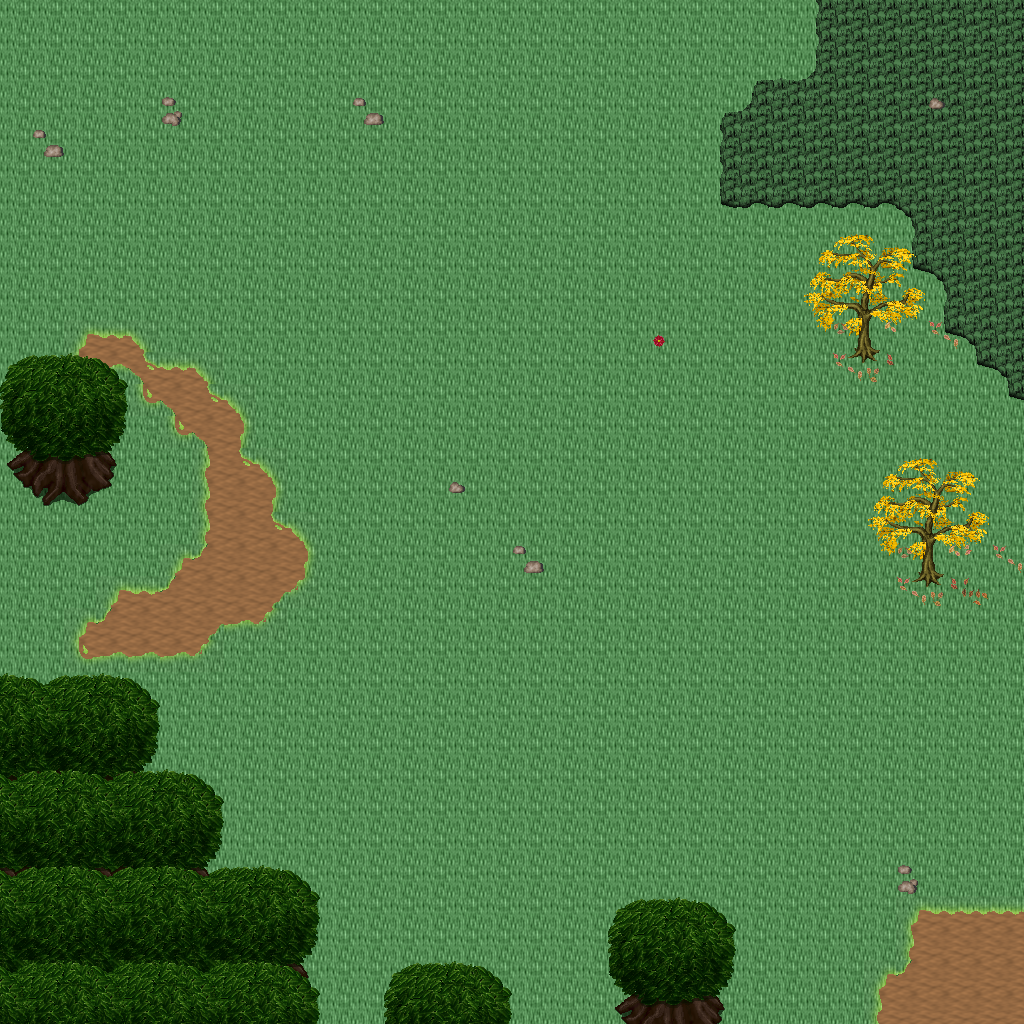

The image is a tile-based game level rendered from a .tmx file. Its description and source (layers, tilesets, objects; grid data summarised) follow:
An orthogonal 32x32 tile map with 32x32 px tiles, 5 tile layers (Ground, Objects, Objects2, Above, ...), 1 hidden layer not drawn, 24 tilesets.

<map version="1.10" tiledversion="1.11.0" orientation="orthogonal" renderorder="right-down" width="32" height="32" tilewidth="32" tileheight="32" infinite="0" nextlayerid="11" nextobjectid="1">
 <tileset firstgid="1" name="logic_collision" tilewidth="32" tileheight="32" tilecount="1" columns="1">
  <image source="../drawable/logic_collision.png" width="32" height="32" />
 </tileset>
 <tileset firstgid="2" name="ground_ground" tilewidth="32" tileheight="32" tilecount="33" columns="3">
  <image source="../drawable/ground_ground.png" width="96" height="352" />
 </tileset>
 <tileset firstgid="35" name="plant_tree_tree_darkgreen" tilewidth="32" tileheight="32" tilecount="88" columns="8">
  <image source="../drawable/plant_tree_tree_darkgreen.png" width="256" height="352" />
 </tileset>
 <tileset firstgid="123" name="logic_item_resources" tilewidth="32" tileheight="32" tilecount="6" columns="6">
  <image source="../drawable/logic_item_resources.png" width="192" height="32" />
 </tileset>
 <tileset firstgid="129" name="logic_creature_animal" tilewidth="32" tileheight="32" tilecount="32" columns="8">
  <image source="../drawable/logic_creature_animal.png" width="256" height="128" />
 </tileset>
 <tileset firstgid="161" name="plant_flower_daisy_blue" tilewidth="32" tileheight="32" tilecount="8" columns="2">
  <image source="../drawable/plant_flower_daisy_blue.png" width="64" height="128" />
 </tileset>
 <tileset firstgid="169" name="plant_flower_daisy_red" tilewidth="32" tileheight="32" tilecount="8" columns="2">
  <image source="../drawable/plant_flower_daisy_red.png" width="64" height="128" />
 </tileset>
 <tileset firstgid="177" name="plant_flower_daisy_white" tilewidth="32" tileheight="32" tilecount="8" columns="2">
  <image source="../drawable/plant_flower_daisy_white.png" width="64" height="128" />
 </tileset>
 <tileset firstgid="185" name="plant_flower_daisy_yellow" tilewidth="32" tileheight="32" tilecount="8" columns="2">
  <image source="../drawable/plant_flower_daisy_yellow.png" width="64" height="128" />
 </tileset>
 <tileset firstgid="193" name="building_thatched_roof_cottage2" tilewidth="32" tileheight="32" tilecount="20" columns="4">
  <image source="../drawable/building_thatched_roof_cottage2.png" width="128" height="160" />
 </tileset>
 <tileset firstgid="213" name="building_thatched_roof_cottage1" tilewidth="32" tileheight="32" tilecount="20" columns="4">
  <image source="../drawable/building_thatched_roof_cottage1.png" width="128" height="160" />
 </tileset>
 <tileset firstgid="233" name="logic_creature_elemental" tilewidth="32" tileheight="32" tilecount="16" columns="8">
  <image source="../drawable/logic_creature_elemental.png" width="256" height="64" />
 </tileset>
 <tileset firstgid="249" name="item_campfires" tilewidth="32" tileheight="32" tilecount="2" columns="2">
  <image source="../drawable/item_campfires.png" width="64" height="32" />
 </tileset>
 <tileset firstgid="251" name="furniture_light_flames" tilewidth="32" tileheight="32" tilecount="6" columns="6">
  <image source="../drawable/furniture_light_flames.png" width="192" height="32" />
 </tileset>
 <tileset firstgid="257" name="item_firewood" tilewidth="32" tileheight="32" tilecount="12" columns="3">
  <image source="../drawable/item_firewood.png" width="96" height="128" />
 </tileset>
 <tileset firstgid="269" name="plant_flower_bulbs" tilewidth="32" tileheight="32" tilecount="4" columns="1">
  <image source="../drawable/plant_flower_bulbs.png" width="32" height="128" />
 </tileset>
 <tileset firstgid="273" name="ground_grass_corners" tilewidth="32" tileheight="32" tilecount="24" columns="6">
  <image source="../drawable/ground_grass_corners.png" width="192" height="128" />
 </tileset>
 <tileset firstgid="297" name="ground_grass_edges" tilewidth="32" tileheight="32" tilecount="36" columns="12">
  <image source="../drawable/ground_grass_edges.png" width="384" height="96" />
 </tileset>
 <tileset firstgid="333" name="light_dim_yellow_light_5x5" tilewidth="32" tileheight="32" tilecount="25" columns="5">
  <image source="../drawable/light_dim_yellow_light_5x5.png" width="160" height="160" />
 </tileset>
 <tileset firstgid="358" name="plant_tree_fall_trees" tilewidth="32" tileheight="32" tilecount="40" columns="8">
  <image source="../drawable/plant_tree_fall_trees.png" width="256" height="160" />
 </tileset>
 <tileset firstgid="398" name="plant_leaves" tilewidth="32" tileheight="32" tilecount="8" columns="4">
  <image source="../drawable/plant_leaves.png" width="128" height="64" />
 </tileset>
 <tileset firstgid="406" name="ground_grass_2" tilewidth="32" tileheight="32" tilecount="21" columns="3">
  <image source="../drawable/ground_grass_2.png" width="96" height="224" />
 </tileset>
 <tileset firstgid="427" name="ground_rock_pebbles" tilewidth="32" tileheight="32" tilecount="3" columns="1">
  <image source="../drawable/ground_rock_pebbles.png" width="32" height="96" />
 </tileset>
 <tileset firstgid="430" name="logic_creature_fowl" tilewidth="32" tileheight="32" tilecount="6" columns="6">
  <image source="../drawable/logic_creature_fowl.png" width="192" height="32" />
 </tileset>
 <layer id="1" name="Ground" width="32" height="32">
  <data>[1024 cells, 1024 non-empty, 3 distinct tile ids]</data>
 </layer>
 <layer id="2" name="Objects" width="32" height="32">
  <data>[1024 cells, 142 non-empty, 39 distinct tile ids]</data>
 </layer>
 <layer id="3" name="Objects2" width="32" height="32">
  <data>[1024 cells, 13 non-empty, 7 distinct tile ids]</data>
 </layer>
 <layer id="4" name="Above" width="32" height="32">
  <data>[1024 cells, 150 non-empty, 38 distinct tile ids]</data>
 </layer>
 <layer id="5" name="Above2" width="32" height="32">
  <data>[1024 cells, 0 non-empty, 0 distinct tile ids]</data>
 </layer>
 <layer id="6" name="Walkable" width="32" height="32" visible="0">
  <data>[1024 cells, 76 non-empty, 1 distinct tile ids]</data>
 </layer>
 <objectgroup id="7" name="Mapevents" />
 <objectgroup id="8" name="Spawn" />
 <objectgroup id="9" name="Keys" />
 <objectgroup id="10" name="Replace" />
</map>
